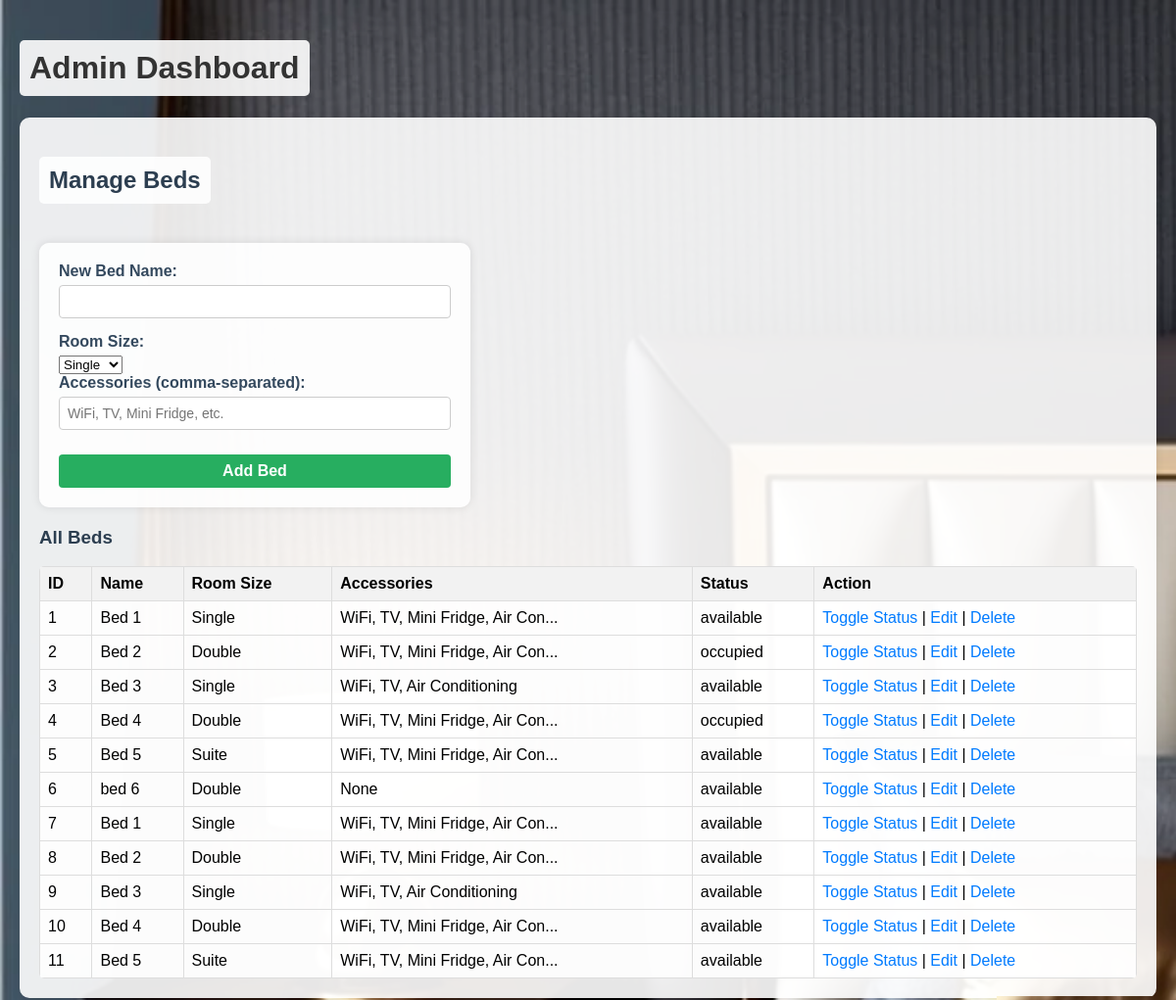
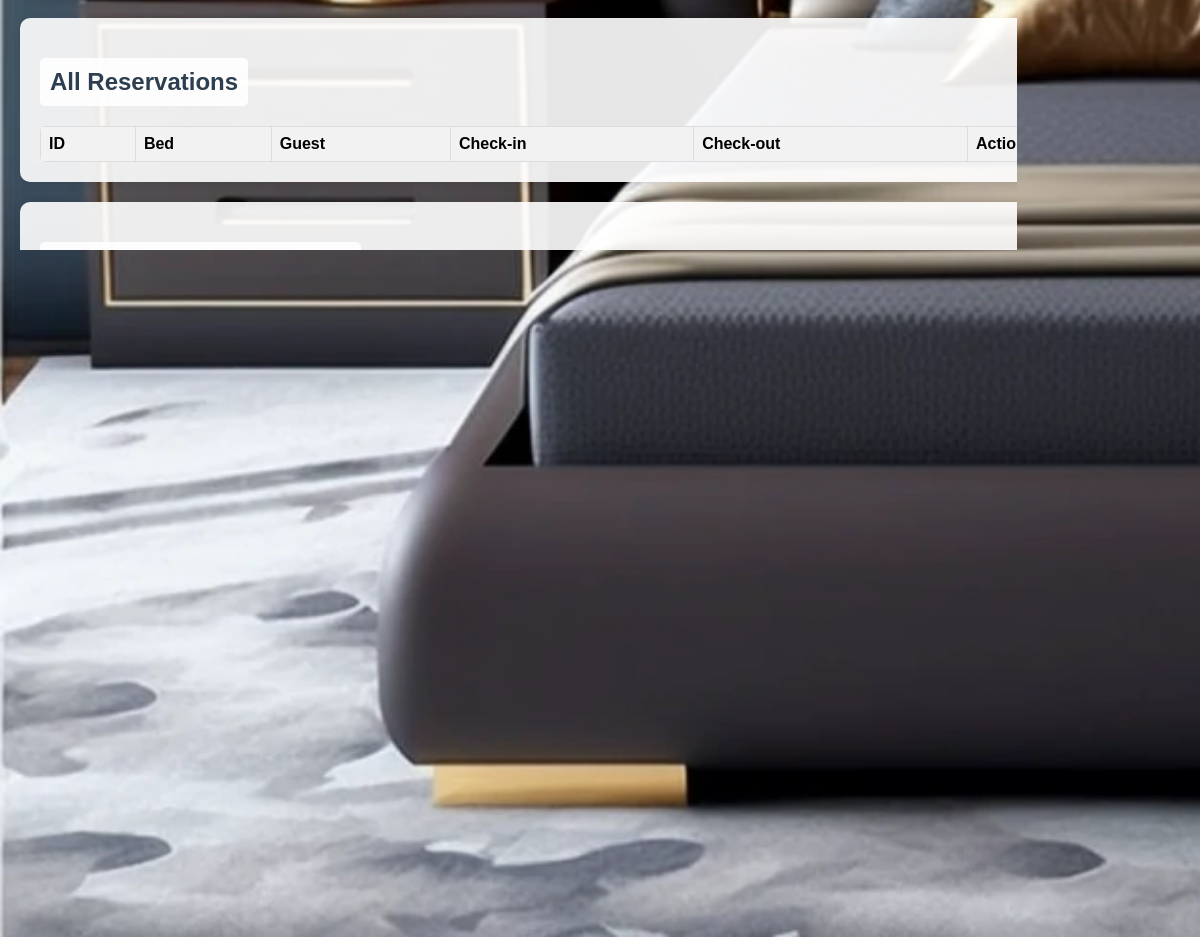
/admin.php (signed in), run on the app's committed database (2 pictures, top to bottom).
### tables this page shows
CREATE TABLE `beds` (
  `id` int(6) UNSIGNED NOT NULL,
  `name` varchar(30) NOT NULL,
  `status` enum('available','occupied') DEFAULT 'available',
  `room_size` varchar(20) DEFAULT 'Standard',
  `accessories` text DEFAULT NULL
);

### admin.php (the view, shortened to what this page needs)
<!DOCTYPE html>
<html lang="en">
<head>
    <link rel="stylesheet" href="style.css">
</head>
<body>
    <?php
    include 'db.php';
    $conn->select_db("bed_reservation");
    ?>
    <h1>Admin Dashboard</h1>
    <div class="admin-panel">
        <h2>Manage Beds</h2>
        <form method="post" action="">
            <label for="bed_name">New Bed Name:</label>
            <input type="text" id="bed_name" name="bed_name" required>
            <label for="room_size">Room Size:</label>
            <select id="room_size" name="room_size">
                <option value="Single">Single</option>
            </select>
            <label for="accessories">Accessories (comma-separated):</label>
            <input type="text" id="accessories" name="accessories" placeholder="WiFi, TV, Mini Fridge, etc.">
            <input type="submit" name="add_bed" value="Add Bed">
        </form>
        <h3>All Beds</h3>
        <table>
            <tr><th>ID</th><th>Name</th><th>Room Size</th><th>Accessories</th><th>Status</th><th>Action</th></tr>
            <?php
            $stmt = $conn->prepare("SELECT * FROM beds");
            $stmt->execute();
            $result = $stmt->get_result();
            while($row = $result->fetch_assoc()) {
                echo "<tr>";
                echo "<td>" . htmlspecialchars($row["id"]) . "</td>";
                echo "<td>" . htmlspecialchars($row["name"]) . "</td>";
                echo "<td>" . htmlspecialchars($row["room_size"]) . "</td>";
                echo "<td>" . (empty($row["accessories"]) ? 'None' : htmlspecialchars(substr($row["accessories"], 0, 30) . (strlen($row["accessories"]) > 30 ? '...' : ''))) . "</td>";
                echo "<td>" . htmlspecialchars($row["status"]) . "</td>";
                echo "<td><a href='admin.php?toggle_status=" . intval($row["id"]) . "'>Toggle Status</a> | <a href='admin.php?edit_bed=" . intval($row["id"]) . "'>Edit</a> | <a href='admin.php?delete_bed=" . intval($row["id"]) . "'>Delete</a></td>";
                echo "</tr>";
            }
            ?>
        </table>
    </div>
    <div class="admin-panel">
        <h2>All Reservations</h2>
        <table>
            <tr><th>ID</th><th>Bed</th><th>Guest</th><th>Check-in</th><th>Check-out</th><th>Action</th></tr>
        </table>
    </div>
    <div class="admin-panel">
        <h2>👮 Manage Police Officers</h2>
        <h3>Create New Police Officer Account</h3>
        <form method="post" action="" style="background: #f8f9fa; padding: 20px; border-radius: 8px; margin-bottom: 20px;">
            <label for="police_username">Username:</label>
            <input type="text" id="police_username" name="police_username" required placeholder="e.g., officer_john">
            <label for="police_email">Email:</label>
            <input type="email" id="police_email" name="police_email" required placeholder="officer@police.gov">
            <label for="police_password">Password:</label>
            <input type="password" id="police_password" name="police_password" required minlength="6" placeholder="Minimum 6 characters">
            <label for="police_full_name">Full Name:</label>
            <input type="text" id="police_full_name" name="police_full_name" required placeholder="Officer Full Name">
            <label for="police_phone">Phone Number:</label>
            <input type="tel" id="police_phone" name="police_phone" placeholder="Optional">
            <input type="submit" name="create_police" value="Create Police Officer Account" style="background: #007bff;">
        </form>
        <h3>All Police Officers</h3>
        <table>
            <tr><th>ID</th><th>Username</th><th>Full Name</th><th>Email</th><th>Phone</th><th>Created</th><th>Action</th></tr>
        </table>
    </div>
    <a href="index.php">Back to Main Dashboard</a>
</body>
</html>

### style.css (style rules this page uses)
body { font-family: Arial, sans-serif; margin: 20px; background-image: url('background.svg'); background-repeat: no-repeat; background-size: cover; background-attachment: fixed; min-height: 100vh; background-image: url(http://localhost/bedrs/b.webp); }
h1, h2 { color: #333; background-color: rgba(255, 255, 255, 0.9); padding: 10px; border-radius: 5px; display: inline-block; }
.admin-panel { background-color: rgba(255, 255, 255, 0.9); padding: 20px; border-radius: 10px; margin-bottom: 20px; box-shadow: 0 2px 10px rgba(0,0,0,0.1); }
.admin-panel h2, .admin-panel h3 { color: #2c3e50; }
.admin-panel table { width: 100%; border-collapse: collapse; background-color: rgba(255, 255, 255, 0.9); border-radius: 5px; overflow: hidden; }
.admin-panel th, .admin-panel td { border: 1px solid #ddd; padding: 8px; text-align: left; }
.admin-panel th { background-color: #f2f2f2; }
.admin-panel form { margin-bottom: 20px; }
.admin-panel input[type="text"] { padding: 8px; margin-right: 10px; border: 1px solid #ccc; border-radius: 4px; }
.admin-panel input[type="submit"] { background-color: #27ae60; color: white; padding: 8px 15px; border: none; border-radius: 4px; cursor: pointer; }
form { background-color: rgba(255, 255, 255, 0.95); padding: 30px; border-radius: 10px; box-shadow: 0 4px 20px rgba(0,0,0,0.1); max-width: 600px; margin: 20px auto; }
form label { display: block; margin-bottom: 5px; font-weight: bold; color: #34495e; }
form input[type="text"], form input[type="tel"], form input[type="date"], form input[type="file"], form textarea { width: 100%; padding: 10px; border: 1px solid #ddd; border-radius: 5px; font-size: 14px; margin-bottom: 15px; box-sizing: border-box; }
form input[type="submit"] { background-color: #27ae60; color: white; padding: 12px 30px; border: none; border-radius: 5px; font-size: 16px; font-weight: bold; cursor: pointer; width: 100%; margin-top: 10px; }
form { max-width: 400px; margin: 20px 0; background-color: rgba(255, 255, 255, 0.9); padding: 20px; border-radius: 10px; box-shadow: 0 0 10px rgba(0,0,0,0.1); }
label { display: block; margin-bottom: 5px; }
input[type="text"], input[type="date"] { width: 100%; padding: 8px; margin-bottom: 10px; border: 1px solid #ccc; border-radius: 4px; }
input[type="submit"] { background-color: #4CAF50; color: white; padding: 10px 20px; border: none; border-radius: 4px; cursor: pointer; }
a { color: #007BFF; text-decoration: none; }

### data on the page
beds: id "1", name "Bed 1", room_size "Single", accessories "WiFi, TV, Mini Fridge, Air Con...", status "available"
beds: id "2", name "Bed 2", room_size "Double", accessories "WiFi, TV, Mini Fridge, Air Con...", status "occupied"
beds: id "3", name "Bed 3", room_size "Single", accessories "WiFi, TV, Air Conditioning", status "available"
beds: id "4", name "Bed 4", room_size "Double", accessories "WiFi, TV, Mini Fridge, Air Con...", status "occupied"
beds: id "5", name "Bed 5", room_size "Suite", accessories "WiFi, TV, Mini Fridge, Air Con...", status "available"
beds: id "6", name "bed 6", room_size "Double", accessories "None", status "available"
beds: id "7", name "Bed 1", room_size "Single", accessories "WiFi, TV, Mini Fridge, Air Con...", status "available"
beds: id "8", name "Bed 2", room_size "Double", accessories "WiFi, TV, Mini Fridge, Air Con...", status "available"
beds: id "9", name "Bed 3", room_size "Single", accessories "WiFi, TV, Air Conditioning", status "available"
beds: id "10", name "Bed 4", room_size "Double", accessories "WiFi, TV, Mini Fridge, Air Con...", status "available"
beds: id "11", name "Bed 5", room_size "Suite", accessories "WiFi, TV, Mini Fridge, Air Con...", status "available"
